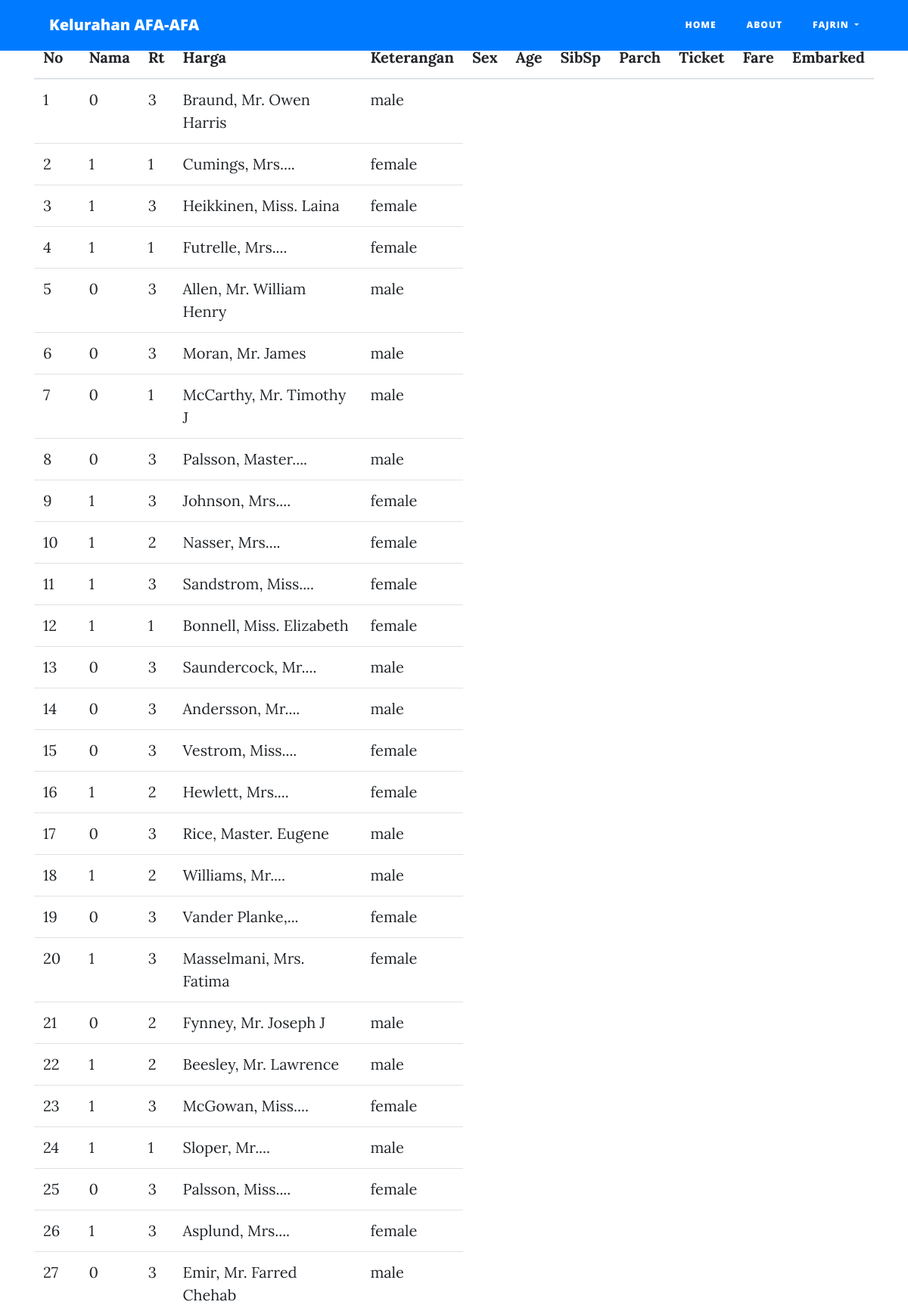
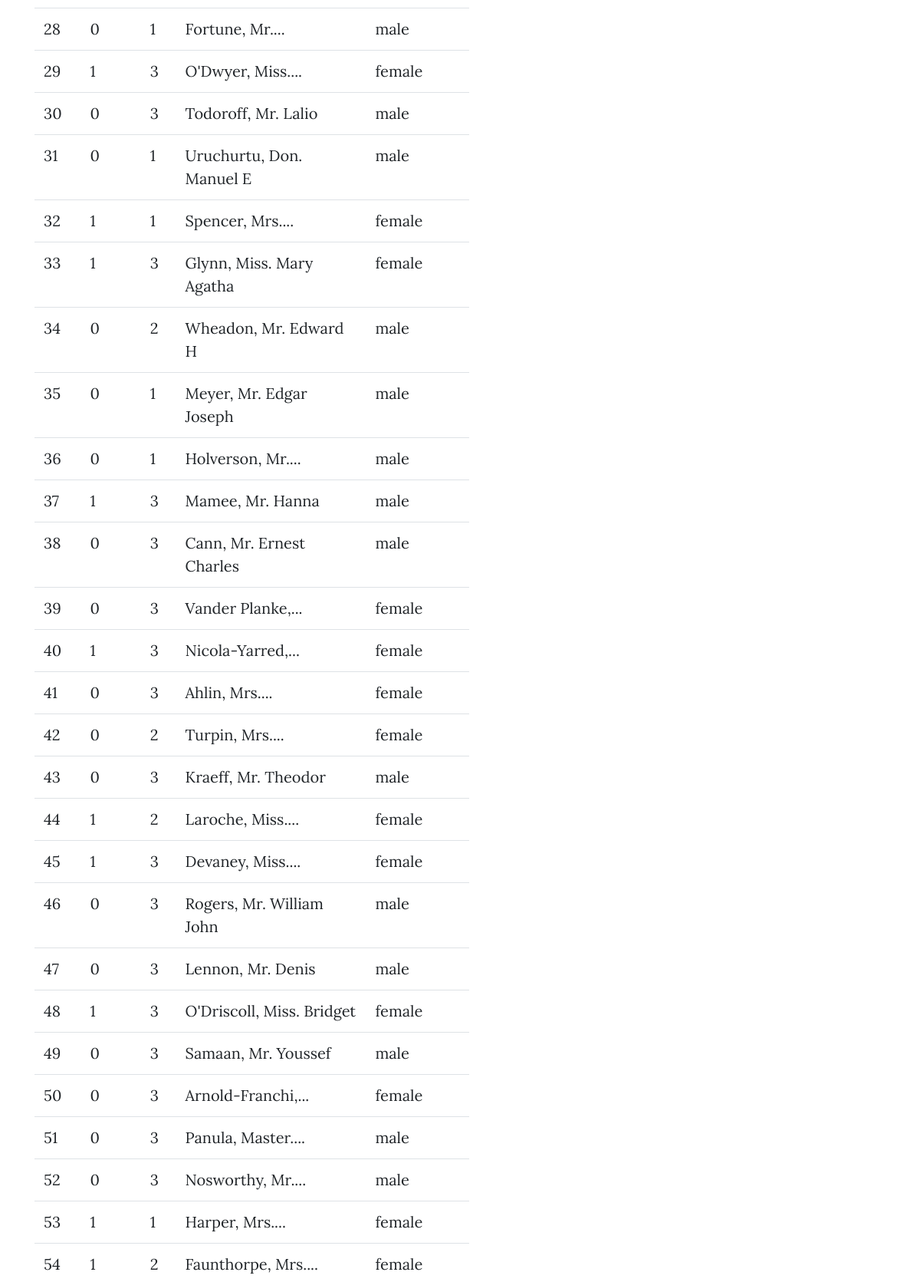
The page /lihatrek/1 (signed in, upper part) on the database its author committed (2 pictures, top to bottom).
### affairs/models.py (models this page shows, shortened)
class admindb(db.Model, UserMixin):
    id = db.Column(db.Integer, primary_key=True)
    username = db.Column(db.String(100), nullable=False)
    email = db.Column(db.String(50), nullable=False, unique=True)
    password = db.Column(db.String(80), nullable=False)

class CustomerPgAir(db.Model):
  id = db.Column(db.Integer, primary_key=True)
  tgl_pst = db.Column(db.DateTime, nullable=False, default=datetime.utcnow)
  csv_field = db.Column(JsonEncodeDict)

### affairs/admin/routes.py (the view)
@admingam.route('/lihatrek/<int:id>')
def lihatrek(id):
    rek = CustomerPgAir.query.filter_by(id=id).all()
    return render_template('lihatrek.html', rek=rek, title="tabel daftar")

### affairs/models.py (called while the page is built)
@login_manager.user_loader
def load_user(admindb_id):
    return admindb.query.get(int(admindb_id))

  def process_result_value(self, value, dialect):
    if value is None:
      return {}
    else:
      return json.loads(value)

### affairs/templates/lihatrek.html (shortened to what this page needs)
{% extends 'layout.html' %}
{% block kategori%}
<nav class="navbar navbar-expand-lg navbar-dark bg-primary fixed-top mb-5" id="mainNav">
    <div class="container">
      <a class="navbar-brand" href="">Kelurahan AFA-AFA</a>
      <div class="collapse navbar-collapse" id="navbarResponsive">
        <ul class="navbar-nav ml-auto">
          <li class="nav-item">
            <a class="nav-link" href="/">Home</a>
          </li>
          <li class="nav-item">
            <a class="nav-link" href="/about">About</a>
          </li>
          <li class="nav-item dropdown">
            <a class="nav-link dropdown-toggle" href="#" id="navbarDropdown" role="button" data-toggle="dropdown" aria-haspopup="true" aria-expanded="false">
               {{current_user.username}}
            </a>
        </li>
        </ul>
      </div>
    </div>
</nav>
<div class="container mt-5">
    <table class="display table responsive" style="width: 100%;">
    <thead>
      {% for r in rek %}
      <tr>
        <th>No</th>
        <th>Nama</th>
        <th>Rt</th>
        <th>Harga</th>
        <th>Keterangan</th>
        <th>Sex</th>
        <th>Age</th>
        <th>SibSp</th>
        <th>Parch</th>
        <th>Ticket</th>
        <th>Fare</th>
        <th>Embarked</th>
      </tr>
    </thead>
    <tbody>
        {% for i in r.csv_field  %}
       <tr>
           <td>{{i['PassengerId']}}</td>
           <td>{{i['Survived']}}</td>
           <td>{{i['Pclass']}}</td>
           <td>{{i['Name']|truncate(20)}}</td>
           <td>{{i['Sex']}}</td>
       </tr>
       {% endfor %}
    </tbody>
    {% endfor %}
    </table>
</div>
{% endblock kategori %}

### rows shown on the page
admindb: username "FAJRIN"
CustomerPgAir: PassengerId "1" "2" "3" "4" "5" "6" "7" "8" "9" "10" "11" "12" "13" "14" "15" "16" "17" "18" "19" "20" "21" "22" "23" "24" "25" "26" "27" "28" "29" "30" "31" "32" "33" "34" "35" "36" "37" "38" "39" "40" "41" "42" "43" "44" "45" "46" "47" "48" "49" "50" "51" "52" "53" "54", Survived "0" "1" "1" "1" "0" "0" "0" "0" "1" "1" "1" "1" "0" "0" "0" "1" "0" "1" "0" "1" "0" "1" "1" "1" "0" "1" "0" "0" "1" "0" "0" "1" "1" "0" "0" "0" "1" "0" "0" "1" "0" "0" "0" "1" "1" "0" "0" "1" "0" "0" "0" "0" "1" "1", Pclass "3" "1" "3" "1" "3" "3" "1" "3" "3" "2" "3" "1" "3" "3" "3" "2" "3" "2" "3" "3" "2" "2" "3" "1" "3" "3" "3" "1" "3" "3" "1" "1" "3" "2" "1" "1" "3" "3" "3" "3" "3" "2" "3" "2" "3" "3" "3" "3" "3" "3" "3" "3" "1" "2", Name "Braund, Mr. Owen Harris" "Cumings, Mrs...." "Heikkinen, Miss. Laina" "Futrelle, Mrs...." "Allen, Mr. William Henry" "Moran, Mr. James" "McCarthy, Mr. Timothy J" "Palsson, Master...." "Johnson, Mrs...." "Nasser, Mrs...." "Sandstrom, Miss...." "Bonnell, Miss. Elizabeth" "Saundercock, Mr...." "Andersson, Mr...." "Vestrom, Miss...." "Hewlett, Mrs...." "Rice, Master. Eugene" "Williams, Mr...." "Vander Planke,..." "Masselmani, Mrs. Fatima" "Fynney, Mr. Joseph J" "Beesley, Mr. Lawrence" "McGowan, Miss...." "Sloper, Mr...." "Palsson, Miss...." "Asplund, Mrs...." "Emir, Mr. Farred Chehab" "Fortune, Mr...." "O'Dwyer, Miss...." "Todoroff, Mr. Lalio" "Uruchurtu, Don. Manuel E" "Spencer, Mrs...." "Glynn, Miss. Mary Agatha" "Wheadon, Mr. Edward H" "Meyer, Mr. Edgar Joseph" "Holverson, Mr...." "Mamee, Mr. Hanna" "Cann, Mr. Ernest Charles" "Vander Planke,..." "Nicola-Yarred,..." "Ahlin, Mrs...." "Turpin, Mrs...." "Kraeff, Mr. Theodor" "Laroche, Miss...." "Devaney, Miss...." "Rogers, Mr. William John" "Lennon, Mr. Denis" "O'Driscoll, Miss. Bridget" "Samaan, Mr. Youssef" "Arnold-Franchi,..." "Panula, Master...." "Nosworthy, Mr...." "Harper, Mrs...." "Faunthorpe, Mrs....", Sex "male" "female" "female" "female" "male" "male" "male" "male" "female" "female" "female" "female" "male" "male" "female" "female" "male" "male" "female" "female" "male" "male" "female" "male" "female" "female" "male" "male" "female" "male" "male" "female" "female" "male" "male" "male" "male" "male" "female" "female" "female" "female" "male" "female" "female" "male" "male" "female" "male" "female" "male" "male" "female" "female"
